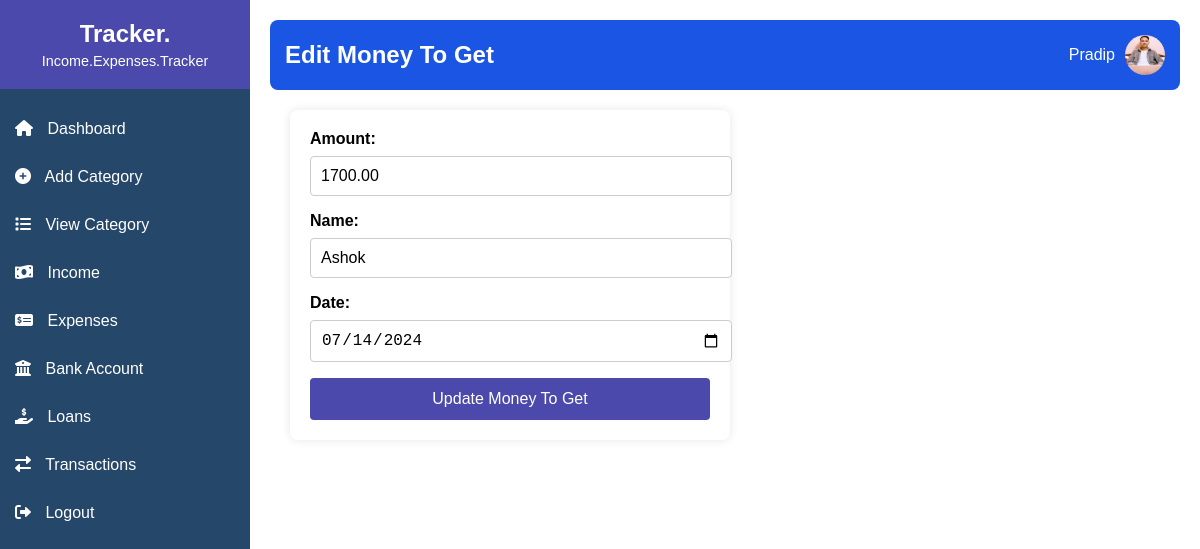
Screenshot of /edit_money_to_get.php?id=2 (signed in) with the database file from the repository.
### tables this page shows
CREATE TABLE `money_to_get` (
  `id` int(11) NOT NULL,
  `amount` decimal(10,2) NOT NULL,
  `name` varchar(255) NOT NULL,
  `date` date NOT NULL
);

### edit_money_to_get.php (the view, shortened to what this page needs)
<?php
include('db.php');
$id = $_GET['id'];
if ($_SERVER['REQUEST_METHOD'] == 'POST') {
    $amount = $_POST['amount'];
    $name = $_POST['name'];
    $date = $_POST['date'];
    $sql = "UPDATE money_to_get SET amount = ?, name = ?, date = ? WHERE id = ?";
    $stmt = $conn->prepare($sql);
    $stmt->bind_param("dssi", $amount, $name, $date, $id);
    if ($stmt->execute()) {
        header('Location: view_money_to_get.php');
    } else {
        echo "Error: " . $stmt->error;
    }
} else {
    $sql = "SELECT * FROM money_to_get WHERE id = ?";
    $stmt = $conn->prepare($sql);
    $stmt->bind_param("i", $id);
    $stmt->execute();
    $result = $stmt->get_result();
    $record = $result->fetch_assoc();
}
?>
<!DOCTYPE html>
<html lang="en">
<head>
    <link rel="stylesheet" href="styles.css">
    <link rel="stylesheet" href="https://cdnjs.cloudflare.com/ajax/libs/font-awesome/6.0.0-beta3/css/all.min.css">
</head>
<body>
    <div class="sidebar">
        <div class="sidebar-header">
            <h2>Tracker.</h2>
            <p>Income.Expenses.Tracker</p>
        </div>
        <ul class="sidebar-menu">
            <li><a href="dashboard.php"><i class="fas fa-home"></i> Dashboard</a></li>
            <li><a href="add_category.php"><i class="fas fa-plus-circle"></i> Add Category</a></li>
            <li><a href="view_categories.php"><i class="fas fa-list"></i> View Category</a></li>
            <li>
                <a href="javascript:void(0)" class="main-menu"><i class="fas fa-money-bill-wave"></i> Income</a>
            </li>
            <li>
                <a href="javascript:void(0)" class="main-menu"><i class="fas fa-money-check-alt"></i> Expenses</a>
            </li>
            <li>
                <a href="javascript:void(0)" class="main-menu"><i class="fas fa-university"></i> Bank Account</a>
            </li>
            <li>
                <a href="javascript:void(0)" class="main-menu"><i class="fas fa-hand-holding-usd"></i> Loans</a>
            </li>
            <li><a href="transactions.php"><i class="fas fa-exchange-alt"></i> Transactions</a></li>
            <li><a href="logout.php"><i class="fas fa-sign-out-alt"></i> Logout</a></li>
        </ul>
    </div>
    <div class="main-content">
        <header>
            <div class="title">
                <h1>Edit Money To Get</h1>
            </div>
            <div class="user-info">
                <p><?php echo htmlspecialchars($_SESSION['username']); ?></p>
                <img src="profile.jpg" alt="Profile Picture">
            </div>
        </header>
        <div class="form-container">
            <form method="POST" action="">
                <label for="amount">Amount:</label>
                <input type="number" id="amount" name="amount"
                    value="<?php echo htmlspecialchars($record['amount']); ?>" required>
                <label for="name">Name:</label>
                <input type="text" id="name" name="name" value="<?php echo htmlspecialchars($record['name']); ?>"
                    required>
                <label for="date">Date:</label>
                <input type="date" id="date" name="date" value="<?php echo htmlspecialchars($record['date']); ?>"
                    required>
                <button type="submit">Update Money To Get</button>
            </form>
        </div>
    </div>
</body>
</html>

### styles.css (style rules this page uses)
body { font-family: Arial, sans-serif; margin: 0; padding: 0; display: flex; }
.sidebar { width: 250px; background-color: #25476A; color: #fff; display: flex; flex-direction: column; align-items: center; }
.sidebar-header { text-align: center; padding: 20px 0; width: 100%; background-color: #4B49AC; }
.sidebar-header h2 { margin: 0; font-size: 1.5em; }
.sidebar-header p { margin: 5px 0 0; font-size: 0.9em; }
.sidebar-menu { list-style: none; padding: 0; width: 100%; display: flex; flex-direction: column; }
.sidebar-menu li { width: 100%; }
.sidebar-menu li a { display: block; padding: 15px; color: #fff; text-decoration: none; transition: background-color 0.3s ease; }
.sidebar-menu li a i { margin-right: 10px; }
.main-content { flex-grow: 1; padding: 20px; }
header { display: flex; justify-content: space-between; align-items: center; background-color: #1A55E3; color: #fff; padding: 15px; border-radius: 8px; }
header .title h1 { margin: 0; font-size: 1.5em; }
header .user-info { display: flex; align-items: center; }
header .user-info p { margin: 0; margin-right: 10px; }
header .user-info img { width: 40px; height: 40px; border-radius: 50%; }
.form-container { display: flex; justify-content: flex-start; align-items: flex-start; height: calc(100vh - 80px); padding: 20px; }
form { width: 100%; max-width: 400px; padding: 20px; background: #fff; box-shadow: 0 0 10px rgba(0, 0, 0, 0.1); border-radius: 8px; display: flex; flex-direction: column; }
form label { margin-bottom: 8px; font-weight: bold; }
form input[type="text"], form input[type="number"], form input[type="date"], form select, form textarea { padding: 10px; margin-bottom: 16px; border: 1px solid #ccc; border-radius: 4px; font-size: 16px; width: 100%; }
form button { padding: 12px; background-color: #4B49AC; color: #fff; border: none; border-radius: 4px; cursor: pointer; font-size: 16px; transition: background-color 0.3s ease; }

### rows the page displays
money_to_get: amount "1700.00", name "Ashok", date "07/14/2024"

### other values shown
$_SESSION['username'] "Pradip"
